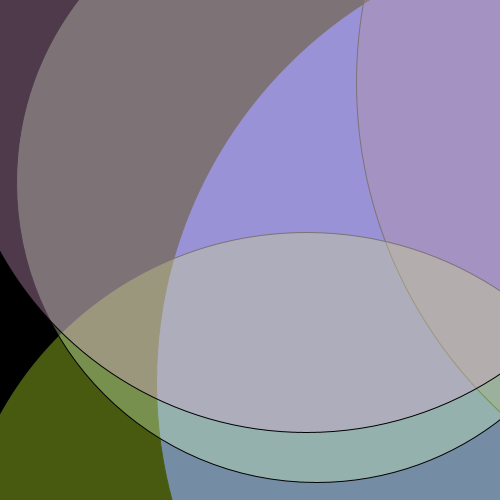
Frame 1 (no input)
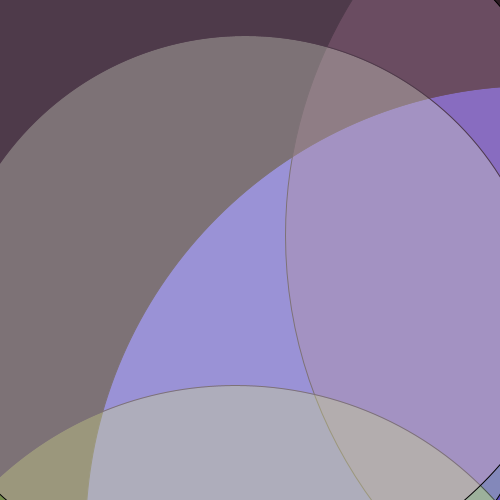
Frame 60 (the mouse pressed at the canvas centre just before this capture)
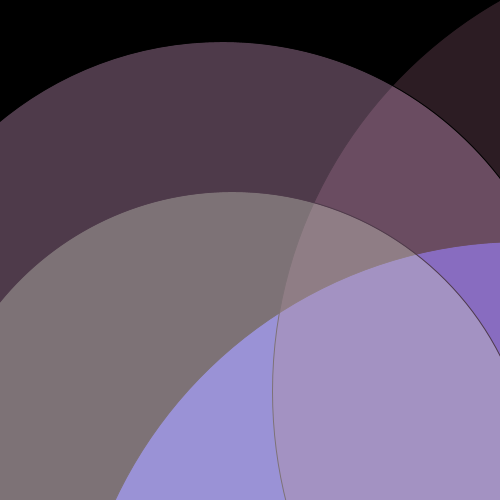
Frame 120 (the mouse held since frame 60 and released just before this capture)

The Processing sketch that drew these frames (run headless with seeded random() and noise(); from frame 60 on, the mouse is pressed at the canvas centre):

// Processing sketch: processing_29119
// ── processing_29119.pde

float x=0;
float y =0;
float xspeed=+5;
float yspeed=+5;

void setup() { 

  size(500,500);
  background(166,114,240);
  x=300;
  y=80;
  xspeed=random(10);
  yspeed=random(10);
}


void draw() { //over and over again
  background(0);

  if (x>=500-40) {
    xspeed=xspeed*-1;
  }

  if(x<=0+40) {
    xspeed=xspeed*-1;
  }

  if (y>=500-40) { //CIRCLE MOVING WITHIN THE SQUARE
    yspeed=yspeed*-1;
  }

  if(y<=0+40) {
    yspeed=yspeed*-1;
  }
 
  x=x+xspeed;
  y=y+yspeed;
  
  fill(69,78,229);
  ellipse(x+300,y+300,900,900);
    fill(125,78,99,90);
  ellipse(x+500,y,900,900);
  fill(201,255,44,90);
  ellipse(x,y+500,700,700);
    fill(208,245,193,90);
  ellipse(x+10,y+100,600,600);
   fill(222,163,211,90);
  ellipse(x,y,700,700);
}      
                
